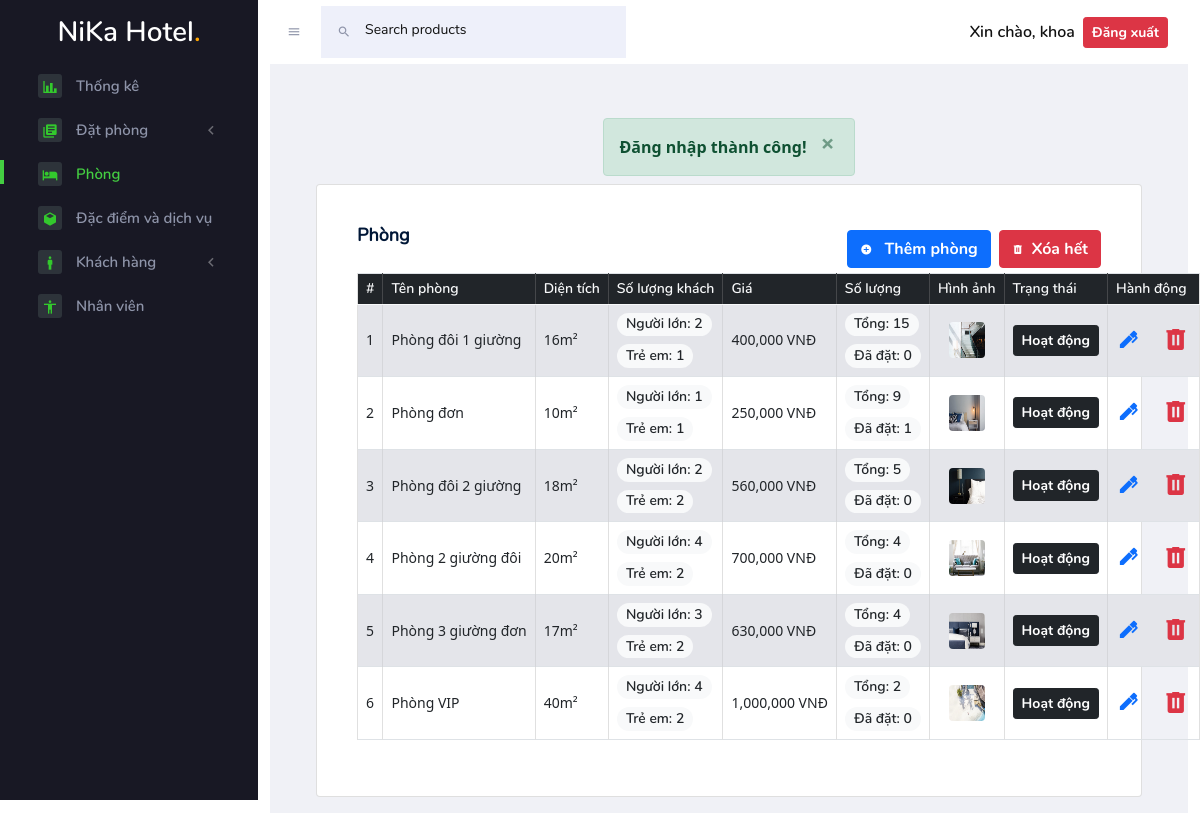
The page /HotelBookingWeb/Admin/rooms.php (signed in) on the database its author committed.
### tables this page shows
CREATE TABLE `taikhoan` (
  `ma_tk` int(11) NOT NULL,
  `ten_tk` varchar(150) NOT NULL,
  `mat_khau` varchar(150) NOT NULL,
  `ma_nd` int(11) NOT NULL,
  `quyen` varchar(20) NOT NULL
);

CREATE TABLE `phong` (
  `ma_phong` int(11) NOT NULL,
  `ten_phong` varchar(150) NOT NULL,
  `dien_tich` int(11) NOT NULL,
  `gia` int(11) NOT NULL,
  `so_luong` int(11) NOT NULL,
  `sl_nguoi_lon` int(11) NOT NULL,
  `sl_tre_em` int(11) NOT NULL,
  `anh_phong` varchar(50) NOT NULL,
  `mo_ta` varchar(350) NOT NULL,
  `trang_thai` tinyint(4) NOT NULL DEFAULT 1
);

### HotelBookingWeb/Admin/Inc/connect_db.php (called while the page is built, shortened)
<?php
    function select($query, $values, $datatypes)
    {
        $conn = $GLOBALS['conn'];
        if($stmt = mysqli_prepare($conn, $query)){
            mysqli_stmt_bind_param($stmt, $datatypes, ...$values);
            if(mysqli_stmt_execute($stmt)){
                $result = mysqli_stmt_get_result($stmt);
                return $result;
            }else{
                mysqli_stmt_close($stmt);
                die("Câu truy vấn thực hiện lỗi - Select");
            }
        }else{
            die("Câu truy vấn chuẩn bị lỗi - Select");
        }
    }
?>

### HotelBookingWeb/Admin/rooms.php (the view, shortened to what this page needs)
<!DOCTYPE html>
<html lang="en">
<head>
    <?php require ('Inc/links.php')?>
</head>
<body>
<div class="container-scroller">
    <?php require ('Inc/header.php'); ?>
    <div class="container-fluid page-body-wrapper d-flex justify-content-end">
        <?php require ('Inc/sidebar.php')?>
        <div class="main-panel">
            <div class="content-wrapper">
                <?php
                    if (isset($_SESSION['success'])) {
                        alert("success", $_SESSION['success']);
                        unset($_SESSION['success']);
                    }
                ?>
                <div class="card text-black mb-3">
                    <div class="card-body">
                        <div class="d-flex justify-content-between align-items-center">
                            <h4 class="card-title">Phòng</h4>
                            <div class="d-flex justify-content-end">
                                <button type="button" class="btn btn-primary shadow-none" data-toggle="modal" data-target="#createRoomModal">
                                    <i class="mdi mdi-plus-circle mr-2"></i>
                                    Thêm phòng
                                </button>
                                <a href="?xoa_phong=all" class="btn btn-danger ml-2 shadow-none"><i class="mdi mdi-trash-can mr-2"></i>Xóa hết</a>
                            </div>
                        </div>
                        <table class="table table1 table-hover table-striped table-bordered" id="myTable1">
                            <thead class="bg-dark text-light">
                                <tr>
                                    <th width="5%">#</th>
                                    <th>Tên phòng</th>
                                    <th>Diện tích</th>
                                    <th>Số lượng khách</th>
                                    <th>Giá</th>
                                    <th>Số lượng</th>
                                    <th>Hình ảnh</th>
                                    <th>Trạng thái</th>
                                    <th width="5%">Hành động</th>
                                </tr>
                            </thead>
                            <tbody>
                            <?php
                                $query = "SELECT * FROM phong ORDER BY ma_phong DESC";
                                $data = mysqli_query($conn, $query);
                                $path = ROOMS_IMG_PATH;
                                $i = 1;
                                while ($row = mysqli_fetch_assoc($data)) {
                                    if($row['trang_thai'] == 1){
                                        $status = "<a href='?ma_phong={$row['ma_phong']}' class='btn btn-dark btn-sm shadow-none'>Hoạt động</a>";
                                    } else {
                                        $status = "<a href='?ma_phong={$row['ma_phong']}' class='btn btn-warning btn-sm shadow-none'>Bảo trì</a>";
                                    }
                                    $values = array($row['ma_phong']);
                                    $res_fea = selectAll('dacdiem');
                                    $query1 = "SELECT ma_dacdiem FROM phong_dacdiem WHERE ma_phong = ?";
                                    $res_room_fea = select($query1, $values, "i");
                                    $features_id = [];
                                    while($row1 = mysqli_fetch_assoc($res_room_fea)){
                                        $features_id[] = $row1['ma_dacdiem'];
                                    }
                                    $feature = "";
                                    while ($row2 = mysqli_fetch_assoc($res_fea)) {
                                        $check = in_array($row2['ma_dacdiem'], $features_id) ? "checked" : "";
                                        $feature .=  "<div class='col-md-3 my-2'>
                                                        <label>
                                                            <input type='checkbox' name='dacdiem[]' value='{$row2['ma_dacdiem']}' class='form-check-input shadow-none m-0' $check>
                                                            <span class='ml-4'>{$row2['ten_dacdiem']}</span>
                                                        </label>
                                                    </div>";
                                    }
                                    $res_ser = selectAll('dichvu');
                                    $query2 = "SELECT ma_dichvu FROM phong_dichvu WHERE ma_phong = ?";
                                    $res_room_ser = select($query2, $values, "i");
                                    $services_id = [];
                                    while($row3 = mysqli_fetch_assoc($res_room_ser)){
                                        $services_id[] = $row3['ma_dichvu'];
                                    }
                                    $service = "";
                                    while ($row4 = mysqli_fetch_assoc($res_ser)) {
                                        $check = in_array($row4['ma_dichvu'], $services_id) ? "checked" : "";
                                        $service .=  "<div class='col-md-3 my-2'>
                                                        <label>
                                                            <input type='checkbox' name='dichvu[]' value='{$row4['ma_dichvu']}' class='form-check-input shadow-none m-0' $check>
                                                            <span class='ml-4 d-block'>{$row4['ten_dichvu']}</span>
                                                        </label>
                                                    </div>";
                                    }
                                    $truyvan = "SELECT SUM(sl_phong) AS sl_phongdat FROM phong_datphong WHERE trang_thai = 1 AND ma_phong = {$row['ma_phong']} GROUP BY ma_phong";
                                    $result = mysqli_query($conn, $truyvan);
                                    if ($result) {
                                        $sl_phong = mysqli_fetch_assoc($result);
                                        $sl_phongdat = $sl_phong['sl_phongdat'] ?? 0;
                                    } else {
                                        $sl_phongdat = 0;
                                    }
                                    $sl_phongconlai = $row['so_luong'] - $sl_phongdat;
                                    echo "<tr>
                                            <td>$i</td>
                                            <td>{$row['ten_phong']}</td>
                                            <td>{$row['dien_tich']}m²</td>
                                            <td >
                                                <span class='badge rounded-pill bg-light text-dark mb-2' style='font-size: 14px;'>Người lớn: {$row['sl_nguoi_lon']}</span><br>
                                                <span class='badge rounded-pill bg-light text-dark' style='font-size: 14px;'>Trẻ em: {$row['sl_tre_em']}</span>
                                            </td>
                                            <td>".number_format($row['gia'], 0, '', ',')." VNĐ</td>
                                            <td>
                                                <span class='badge rounded-pill bg-light text-dark mb-2' style='font-size: 14px;'>Tổng: $sl_phongconlai</span><br>
                                                <span class='badge rounded-pill bg-light text-dark' style='font-size: 14px;'>Đã đặt: $sl_phongdat</span>
                                            </td>
                                            <td>
                                                <img src='$path{$row['anh_phong']}' class='rounded mx-auto d-block' width='100px'>
                                            </td>
                                            <td class='text-center'>$status</td>
                                            <td>
                                                <button type='button' class='btn bg-transparent text-primary p-0 shadow-none text-center' data-toggle='modal' data-target='#editRoomModal{$row['ma_phong']}'>
                                                    <i class='mdi mdi-pen' style='font-size: 23px'></i>
                                                </button>
                                                <div class='modal fade' id='editRoomModal{$row['ma_phong']}' tabindex='-1' role='dialog' aria-labelledby='exampleModalLongTitle' aria-hidden='true'>
                                                                            <input type='hidden' name='ma_phong' value='{$row['ma_phong']}'>
                                                                            <input type='text' name='ten_phong' class='form-control shadow-none' value='{$row['ten_phong']}'>
                                                                            <input type='text' name='gia' class='form-control shadow-none' value='{$row['gia']}'>
                                                                            <input type='text' name='sl_nguoi_lon' class='form-control shadow-none' value='{$row['sl_nguoi_lon']}'>
                                                                            <input type='text' name='dien_tich' class='form-control shadow-none' value='{$row['dien_tich']}'>
                                                                            <input type='text' name='so_luong' class='form-control shadow-none' value='{$row['so_luong']}'>
                                                                            <input type='text' name='sl_tre_em' class='form-control shadow-none' value='{$row['sl_tre_em']}'>
                                                                            $feature
                                                                            $service
                                                                            <textarea name='mo_ta' class='form-control shadow-none' rows='5'>{$row['mo_ta']}</textarea>
                                                </div>
                                                <a href='?xoa_phong={$row['ma_phong']}' class='btn bg-transparent text-danger p-0 shadow-none text-center ml-3'><i class='mdi mdi-trash-can' style='font-size: 28px'></i></a>
                                            </td>
                                          </tr>";
                                    $i++;
                                }
                            ?>
                            </tbody>
                        </table>
                    </div>
                </div>
            </div>
        </div>
    </div>
</div>
</body>

### HotelBookingWeb/Admin/Inc/header.php (shortened to what this page needs)
<?php
    require ('connect_db.php');
    require ('essentials.php');
    $result = select("SELECT * FROM `taikhoan` WHERE ma_tk = ?", [$_SESSION['ma_tk_nv']], "i");
    $row = mysqli_fetch_assoc($result);
?>
<nav class="navbar default-layout-navbar col-lg-12 col-12 p-0 fixed-top d-flex flex-row">
    <div class="text-center navbar-brand-wrapper d-flex align-items-center justify-content-center">
        <a class="navbar-brand brand-logo" href="dashboard.php"><span class="navbar-brand fw-bold fs-3 h-font text-decoration-none" style="color: white">NiKa Hotel<span style="color: orange">.</span></span></a>
    </div>
    <div class="navbar-menu-wrapper d-flex align-items-stretch justify-content-between">
        <div class="d-flex">
            <button class="navbar-toggler navbar-toggler align-self-center shadow-none" type="button" data-toggle="minimize">
                <span class="mdi mdi-menu"></span>
            </button>
            <div class="search-field d-none d-xl-block">
                <form class="d-flex align-items-center justify-content-between h-100" action="#">
                    <div class="input-group ">
                        <div class="input-group-prepend bg-transparent">
                            <i class="input-group-text border-0 mdi mdi-magnify"></i>
                        </div>
                        <input type="text" class="form-control bg-transparent border-0" placeholder="Search products">
                    </div>
                </form>
            </div>
        </div>
        <div class="d-flex justify-content-center align-items-center">
            <span>Xin chào, <?php echo $row['ten_tk']?></span>
            <a href="logout.php" class="btn btn-danger btn-sm m-2 d-flex align-items-center">Đăng xuất</a>
        </div>
    </div>
</nav>

### rows shown on the page
taikhoan: ten_tk "khoa"
phong: ten_phong "Phòng đôi 1 giường", dien_tich "16", sl_nguoi_lon "2", sl_tre_em "1", gia "400,000", so_luong "15", sl_phongdat "0", anh_phong (picture)
phong: ten_phong "Phòng đơn", dien_tich "10", sl_nguoi_lon "1", sl_tre_em "1", gia "250,000", sl_phongconlai "9", sl_phongdat "1", anh_phong (picture)
phong: ten_phong "Phòng đôi 2 giường", dien_tich "18", sl_nguoi_lon "2", sl_tre_em "2", gia "560,000", so_luong "5", sl_phongdat "0", anh_phong (picture)
phong: ten_phong "Phòng 2 giường đôi", dien_tich "20", sl_nguoi_lon "4", sl_tre_em "2", gia "700,000", so_luong "4", sl_phongdat "0", anh_phong (picture)
phong: ten_phong "Phòng 3 giường đơn", dien_tich "17", sl_nguoi_lon "3", sl_tre_em "2", gia "630,000", so_luong "4", sl_phongdat "0", anh_phong (picture)
phong: ten_phong "Phòng VIP", dien_tich "40", sl_nguoi_lon "4", sl_tre_em "2", gia "1,000,000", so_luong "2", sl_phongdat "0", anh_phong (picture)

### other values the page prints
$msg "Đăng nhập thành công!"
